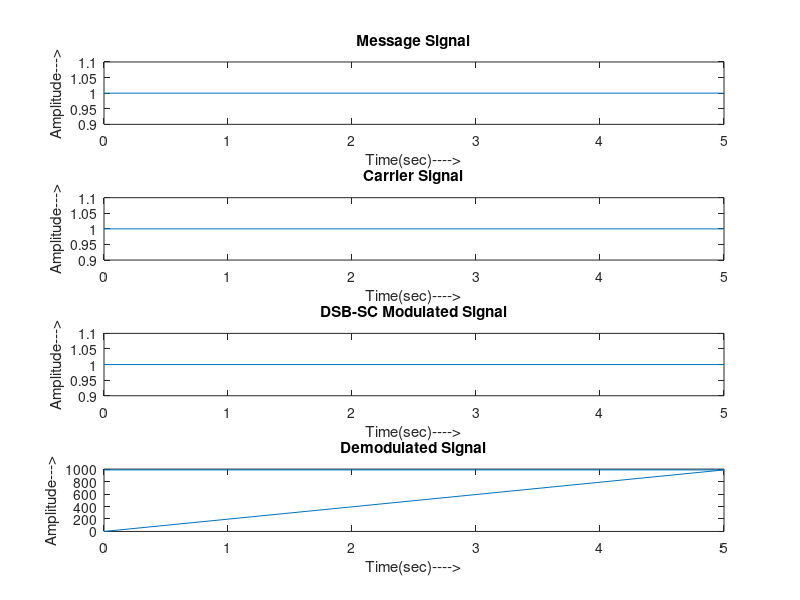

Write MATLAB code to recreate this figure.
clear all;%clear workspace window
close all;%close all window except command window
clc;%clear command window
Fm = input("Enter frequency of the message signal: ");
Fc = input("Enter frequency of the carrier signal: ");
Fs = input("Enter sampling frequency: ");
T = input("Enter duration over which signal to be plotted: ");
C = input("Enter value of the capacitor of the filter: ");
t = 0:T/Fs:T;%defining the time range
Mt =cos(2*pi*Fm*t);%defining the message signal
Ct =cos(2*pi*Fc*t);%defining the carrier signal wave
St = Mt.*Ct;%DSB-SC Modulated wave, according to the standard definition
O = St.*Ct;
R = 1/(2*pi*Fm*C);%defining reactance of the capacitor
H = (1/(R*C))*exp(-t/(R*C));
h = conv(H,conv(O,H));
t1 =t;
for i=length(t)+1:length(h)
    t1(i)=0;
end

subplot(4,1,1)%plotting the message signal wave
plot(t,Mt);
title("Message Signal");
xlabel("Time(sec)---->");
ylabel("Amplitude--->");
subplot(4,1,2);%plotting the carrier signal wave
plot(t,Ct);
title("Carrier Signal");
xlabel("Time(sec)---->");
ylabel("Amplitude--->");
subplot(4,1,3);%plotting the modulated wave
plot(t,St);
title("DSB-SC Modulated Signal");
xlabel("Time(sec)---->");
ylabel("Amplitude--->");
subplot(4,1,4);%plotting the demodulated wave
plot(t1,h);
title("Demodulated Signal");
xlabel("Time(sec)---->");
ylabel("Amplitude--->");
